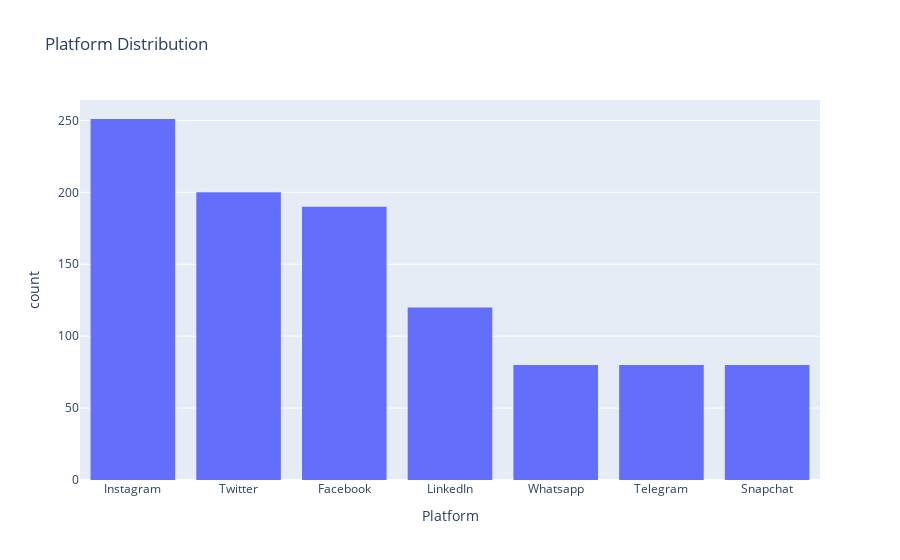

Write notebook code for a chart like this one.
### Code cell
plt = px.histogram(train_df, x='Platform', title='Platform Distribution')
plt.show()

### Figure 1 — Plotly figure (JSON) as saved in the notebook; plotly's stock layout.template omitted (floating-point values rounded to 4 significant figures; data arrays with more than 128 entries replaced by an {"elided": "..."} marker saying what was removed)
{"data": [{"alignmentgroup": "True", "bingroup": "x", "hovertemplate": "Platform=%{x}<br>count=%{y}<extra></extra>", "legendgroup": "", "marker": {"color": "#636efa", "pattern": {"shape": ""}}, "name": "", "offsetgroup": "", "orientation": "v", "showlegend": false, "type": "histogram", "x": {"elided": "1001 str values"}, "xaxis": "x", "yaxis": "y"}], "layout": {"barmode": "relative", "legend": {"tracegroupgap": 0}, "title": {"text": "Platform Distribution"}, "xaxis": {"anchor": "y", "domain": [0, 1], "title": {"text": "Platform"}}, "yaxis": {"anchor": "x", "domain": [0, 1], "title": {"text": "count"}}}}
